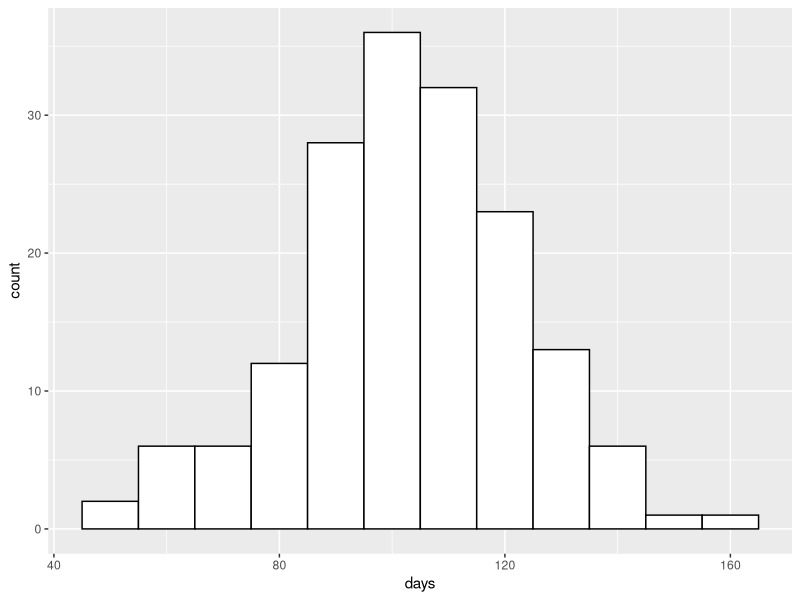
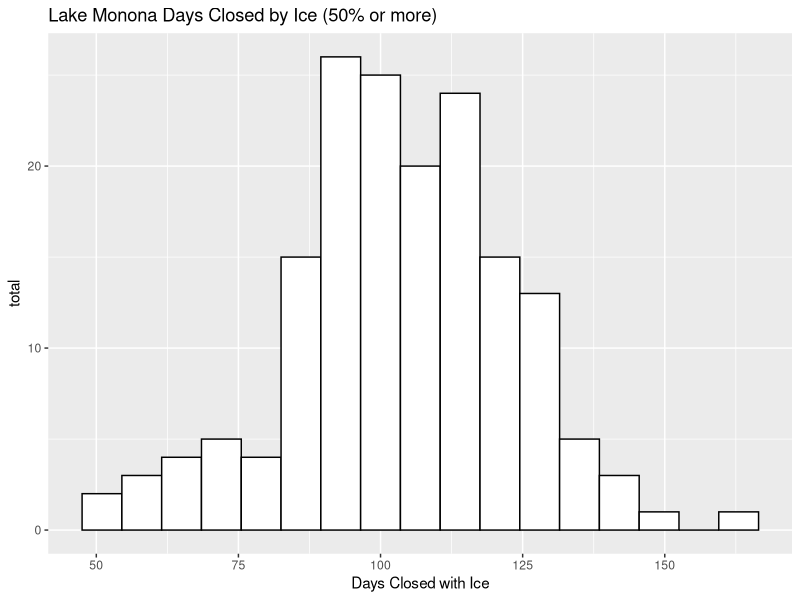
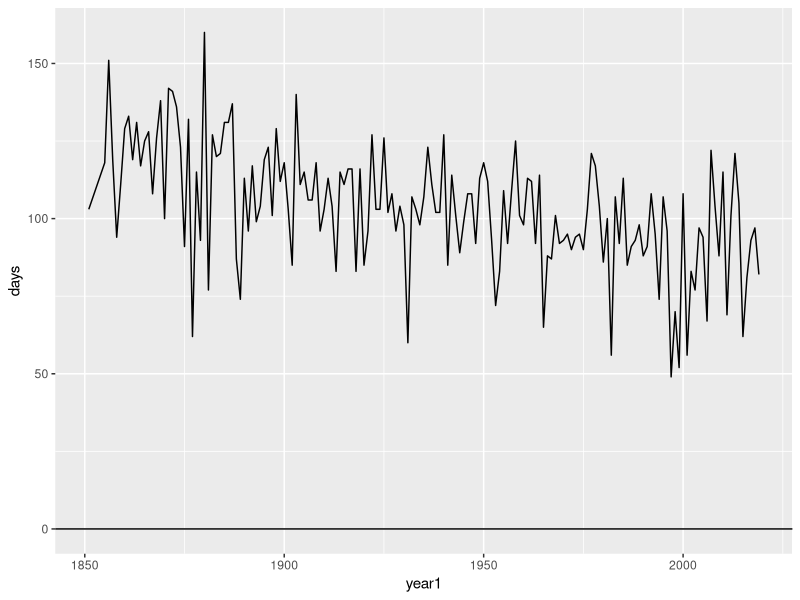
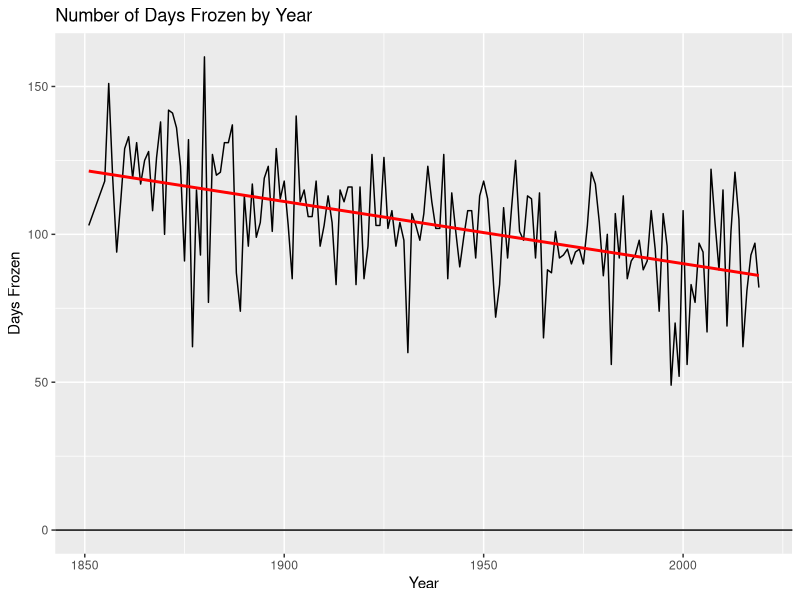

The R script that drew these images, in order:
## ---- chunk 1
knitr::opts_chunk$set(echo = TRUE, message=FALSE)
library(tidyverse)
library(lubridate)
## ---- chunk 2
## The echo = FALSE argument to this chunk
##   means that the code will not appear in the outut
##   but the code will run so that the data is in the session

## Read Lake Monona data
## Remove rows with missing data
monona = read_csv("../../data/lake-monona-clean-2020.csv") %>%
  drop_na()
## ---- chunk 3
ggplot(monona, aes(x=days)) +
  geom_histogram(binwidth=10,color="black",fill="white")
## ---- chunk 4
ggplot(monona, aes(x=days)) +
  geom_histogram(center=100, binwidth=7, color="black", fill="white") +
  xlab("Days Closed with Ice") +
  ylab("total") +
  ggtitle("Lake Monona Days Closed by Ice (50% or more)")
## ---- chunk 5
ggplot(monona, aes(x=year1, y=days)) +
  geom_line() +
  geom_hline(yintercept=0)
## ---- chunk 6
ggplot(monona, aes(x=year1, y=days)) +
  geom_line() +
  geom_hline(yintercept=0) +
  geom_smooth(method="lm", color="red", se=FALSE) +
  xlab("Year") +
  ylab("Days Frozen") +
  ggtitle("Number of Days Frozen by Year")
